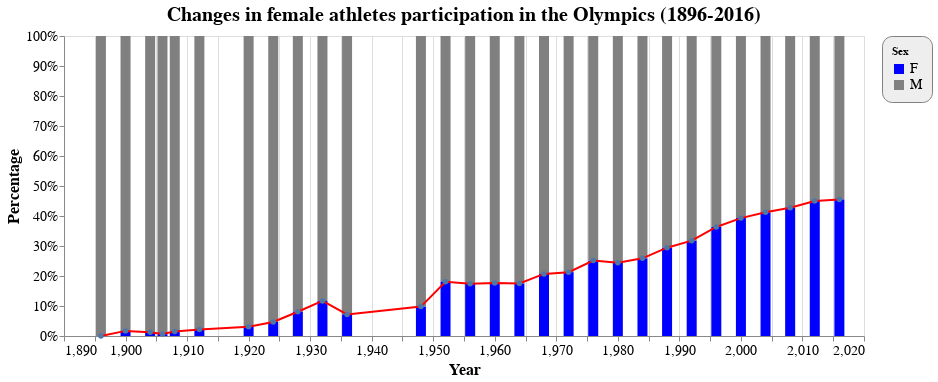

Notebook cell for this chart:
### Markdown cell above
<font size='3'>**We then used stacked bar graphs. We first tried stacking the bar horizontally with percentage on the x-axis and time on y-axis.It was not as beautiful as wanted.** </font>

### Code cell
base=alt.Chart(sexpercentage).encode(x='year')

domain=["F","M"]
scl=["blue","grey"]
bar=alt.Chart(sexpercentage, title='Changes in female athletes participation in the Olympics (1896-2016)').mark_bar(size=10).encode(
    x=alt.X('Year',title='Year'),
    y=alt.Y('sum(Frequency):Q', stack="normalize", axis=alt.Axis(format='%', title='Percentage', grid=False)),
    color=alt.Color('Sex', scale=alt.Scale(domain=domain, range=scl)),order=alt.Order(
    'Sex',
    sort='ascending'),
    tooltip=['Year','Percentage'],
)



line= alt.Chart(sexpercentage[sexpercentage.Sex=="F"]).mark_line(point=True,color='red').encode(
    x=alt.X('Year',title='Year'),
    y='Percentage'
)
alt.layer(bar+line).properties(
    width=800,
    height=300).configure_title(
    fontSize=20).configure_axis(
    labelFontSize=14,
    titleFontSize=16
).configure_legend(
    strokeColor='gray',
    fillColor='#EEEEEE',
    padding=10,
    cornerRadius=10,
    labelFontSize=14
)

### Figure 1 — Vega-Lite specification as saved in the notebook (floating-point values rounded to 4 significant figures)
{"config": {"view": {"continuousWidth": 400, "continuousHeight": 300}, "axis": {"labelFontSize": 14, "titleFontSize": 16}, "legend": {"cornerRadius": 10, "fillColor": "#EEEEEE", "labelFontSize": 14, "padding": 10, "strokeColor": "gray"}, "title": {"fontSize": 20}}, "layer": [{"layer": [{"data": {"name": "data-ff440daeb3e547c647ee76036aae60f0"}, "mark": {"type": "bar", "size": 10}, "encoding": {"color": {"type": "nominal", "field": "Sex", "scale": {"domain": ["F", "M"], "range": ["blue", "grey"]}}, "order": {"type": "nominal", "field": "Sex", "sort": "ascending"}, "tooltip": [{"type": "quantitative", "field": "Year"}, {"type": "quantitative", "field": "Percentage"}], "x": {"type": "quantitative", "field": "Year", "title": "Year"}, "y": {"type": "quantitative", "aggregate": "sum", "axis": {"format": "%", "grid": false, "title": "Percentage"}, "field": "Frequency", "stack": "normalize"}}, "title": "Changes in female athletes participation in the Olympics (1896-2016)"}, {"data": {"name": "data-8a4b1665a85647279c486e7c96630111"}, "mark": {"type": "line", "color": "red", "point": true}, "encoding": {"x": {"type": "quantitative", "field": "Year", "title": "Year"}, "y": {"type": "quantitative", "field": "Percentage"}}}]}], "height": 300, "width": 800, "$schema": "https://vega.github.io/schema/vega-lite/v4.0.2.json", "datasets": {"data-ff440daeb3e547c647ee76036aae60f0": [{"Year": 1896, "Sex": "M", "Frequency": 380, "Percentage": 1.0}, {"Year": 1896, "Sex": "F", "Frequency": 0, "Percentage": 0.0}, {"Year": 1900, "Sex": "M", "Frequency": 1903, "Percentage": 0.983}, {"Year": 1900, "Sex": "F", "Frequency": 33, "Percentage": 0.01705}, {"Year": 1904, "Sex": "M", "Frequency": 1285, "Percentage": 0.9877}, {"Year": 1904, "Sex": "F", "Frequency": 16, "Percentage": 0.0123}, {"Year": 1906, "Sex": "M", "Frequency": 1722, "Percentage": 0.9937}, {"Year": 1906, "Sex": "F", "Frequency": 11, "Percentage": 0.006347}, {"Year": 1908, "Sex": "M", "Frequency": 3054, "Percentage": 0.9848}, {"Year": 1908, "Sex": "F", "Frequency": 47, "Percentage": 0.01516}, {"Year": 1912, "Sex": "M", "Frequency": 3953, "Percentage": 0.9785}, {"Year": 1912, "Sex": "F", "Frequency": 87, "Percentage": 0.02153}, {"Year": 1920, "Sex": "M", "Frequency": 4158, "Percentage": 0.9688}, {"Year": 1920, "Sex": "F", "Frequency": 134, "Percentage": 0.03122}, {"Year": 1924, "Sex": "M", "Frequency": 4989, "Percentage": 0.9534}, {"Year": 1924, "Sex": "F", "Frequency": 244, "Percentage": 0.04663}, {"Year": 1928, "Sex": "M", "Frequency": 4588, "Percentage": 0.9191}, {"Year": 1928, "Sex": "F", "Frequency": 404, "Percentage": 0.08093}, {"Year": 1932, "Sex": "M", "Frequency": 2622, "Percentage": 0.8831}, {"Year": 1932, "Sex": "F", "Frequency": 347, "Percentage": 0.1169}, {"Year": 1936, "Sex": "M", "Frequency": 6038, "Percentage": 0.9281}, {"Year": 1936, "Sex": "F", "Frequency": 468, "Percentage": 0.07193}, {"Year": 1948, "Sex": "M", "Frequency": 5777, "Percentage": 0.902}, {"Year": 1948, "Sex": "F", "Frequency": 628, "Percentage": 0.09805}, {"Year": 1952, "Sex": "M", "Frequency": 6773, "Percentage": 0.819}, {"Year": 1952, "Sex": "F", "Frequency": 1497, "Percentage": 0.181}, {"Year": 1956, "Sex": "M", "Frequency": 4234, "Percentage": 0.8258}, {"Year": 1956, "Sex": "F", "Frequency": 893, "Percentage": 0.1742}, {"Year": 1960, "Sex": "M", "Frequency": 6684, "Percentage": 0.8233}, {"Year": 1960, "Sex": "F", "Frequency": 1435, "Percentage": 0.1767}, {"Year": 1964, "Sex": "M", "Frequency": 6354, "Percentage": 0.825}, {"Year": 1964, "Sex": "F", "Frequency": 1348, "Percentage": 0.175}, {"Year": 1968, "Sex": "M", "Frequency": 6811, "Percentage": 0.7931}, {"Year": 1968, "Sex": "F", "Frequency": 1777, "Percentage": 0.2069}, {"Year": 1972, "Sex": "M", "Frequency": 8111, "Percentage": 0.7872}, {"Year": 1972, "Sex": "F", "Frequency": 2193, "Percentage": 0.2128}, {"Year": 1976, "Sex": "M", "Frequency": 6469, "Percentage": 0.7486}, {"Year": 1976, "Sex": "F", "Frequency": 2172, "Percentage": 0.2514}, {"Year": 1980, "Sex": "M", "Frequency": 5435, "Percentage": 0.7558}, {"Year": 1980, "Sex": "F", "Frequency": 1756, "Percentage": 0.2442}, {"Year": 1984, "Sex": "M", "Frequency": 7007, "Percentage": 0.7412}, {"Year": 1984, "Sex": "F", "Frequency": 2447, "Percentage": 0.2588}, {"Year": 1988, "Sex": "M", "Frequency": 8494, "Percentage": 0.7057}, {"Year": 1988, "Sex": "F", "Frequency": 3543, "Percentage": 0.2943}, {"Year": 1992, "Sex": "M", "Frequency": 8853, "Percentage": 0.6822}, {"Year": 1992, "Sex": "F", "Frequency": 4124, "Percentage": 0.3178}, {"Year": 1996, "Sex": "M", "Frequency": 8772, "Percentage": 0.6366}, {"Year": 1996, "Sex": "F", "Frequency": 5008, "Percentage": 0.3634}, {"Year": 2000, "Sex": "M", "Frequency": 8390, "Percentage": 0.607}, {"Year": 2000, "Sex": "F", "Frequency": 5431, "Percentage": 0.393}, {"Year": 2004, "Sex": "M", "Frequency": 7897, "Percentage": 0.5874}, {"Year": 2004, "Sex": "F", "Frequency": 5546, "Percentage": 0.4126}, {"Year": 2008, "Sex": "M", "Frequency": 7786, "Percentage": 0.5724}, {"Year": 2008, "Sex": "F", "Frequency": 5816, "Percentage": 0.4276}, {"Year": 2012, "Sex": "M", "Frequency": 7105, "Percentage": 0.5499}, {"Year": 2012, "Sex": "F", "Frequency": 5815, "Percentage": 0.4501}, {"Year": 2016, "Sex": "M", "Frequency": 7465, "Percentage": 0.5454}, {"Year": 2016, "Sex": "F", "Frequency": 6223, "Percentage": 0.4546}], "data-8a4b1665a85647279c486e7c96630111": [{"Year": 1896, "Sex": "F", "Frequency": 0, "Percentage": 0.0}, {"Year": 1900, "Sex": "F", "Frequency": 33, "Percentage": 0.01705}, {"Year": 1904, "Sex": "F", "Frequency": 16, "Percentage": 0.0123}, {"Year": 1906, "Sex": "F", "Frequency": 11, "Percentage": 0.006347}, {"Year": 1908, "Sex": "F", "Frequency": 47, "Percentage": 0.01516}, {"Year": 1912, "Sex": "F", "Frequency": 87, "Percentage": 0.02153}, {"Year": 1920, "Sex": "F", "Frequency": 134, "Percentage": 0.03122}, {"Year": 1924, "Sex": "F", "Frequency": 244, "Percentage": 0.04663}, {"Year": 1928, "Sex": "F", "Frequency": 404, "Percentage": 0.08093}, {"Year": 1932, "Sex": "F", "Frequency": 347, "Percentage": 0.1169}, {"Year": 1936, "Sex": "F", "Frequency": 468, "Percentage": 0.07193}, {"Year": 1948, "Sex": "F", "Frequency": 628, "Percentage": 0.09805}, {"Year": 1952, "Sex": "F", "Frequency": 1497, "Percentage": 0.181}, {"Year": 1956, "Sex": "F", "Frequency": 893, "Percentage": 0.1742}, {"Year": 1960, "Sex": "F", "Frequency": 1435, "Percentage": 0.1767}, {"Year": 1964, "Sex": "F", "Frequency": 1348, "Percentage": 0.175}, {"Year": 1968, "Sex": "F", "Frequency": 1777, "Percentage": 0.2069}, {"Year": 1972, "Sex": "F", "Frequency": 2193, "Percentage": 0.2128}, {"Year": 1976, "Sex": "F", "Frequency": 2172, "Percentage": 0.2514}, {"Year": 1980, "Sex": "F", "Frequency": 1756, "Percentage": 0.2442}, {"Year": 1984, "Sex": "F", "Frequency": 2447, "Percentage": 0.2588}, {"Year": 1988, "Sex": "F", "Frequency": 3543, "Percentage": 0.2943}, {"Year": 1992, "Sex": "F", "Frequency": 4124, "Percentage": 0.3178}, {"Year": 1996, "Sex": "F", "Frequency": 5008, "Percentage": 0.3634}, {"Year": 2000, "Sex": "F", "Frequency": 5431, "Percentage": 0.393}, {"Year": 2004, "Sex": "F", "Frequency": 5546, "Percentage": 0.4126}, {"Year": 2008, "Sex": "F", "Frequency": 5816, "Percentage": 0.4276}, {"Year": 2012, "Sex": "F", "Frequency": 5815, "Percentage": 0.4501}, {"Year": 2016, "Sex": "F", "Frequency": 6223, "Percentage": 0.4546}]}}
